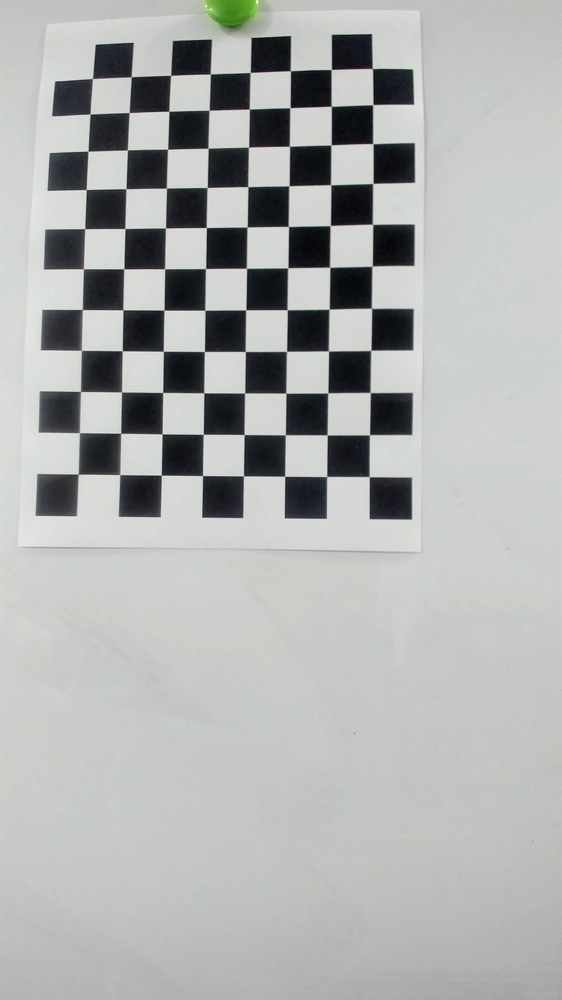
#> input picture img/left/img_1_0.png, 562 x 1000 px, shrunk from 1080 x 1920 before the run, found by its file name; its folder holds only this picture in this run
$ python calibrationTest.py
#> lines starting #> are read from the running program, lines starting #| are printed output that depends on the picture; after the words box and inside, x2 and y2 are one past the last pixel; in counts of white or black regions, pixels touching at a corner belong together; long printed decimals are rounded
import os
import cv2 as cv
import numpy as np


CORNER_SHAPE = (11, 8)
SIZE_PER_GRID = 0.02

def calibrationSingle(imgDir, configFile):
    width, height = CORNER_SHAPE
    cornerPointInt = np.zeros((width * height, 3), np.float32)
    cornerPointInt[:,:2] = np.mgrid[0:width, 0:height].T.reshape(-1, 2)
    cornerWorld = cornerPointInt * SIZE_PER_GRID

    objPoints = []
    imgPoints = []
    images = os.listdir(imgDir)
    for imgName in images:
        img = cv.imread(imgDir + '/' + imgName)
        imgGray = cv.cvtColor(img, cv.COLOR_BGR2GRAY)
        ret, cornerPointImage = cv.findChessboardCorners(imgGray, (width, height), None)
        if ret:
            objPoints.append(cornerWorld)
            imgPoints.append(cornerPointImage)
            cv.drawChessboardCorners(img, (width, height), cornerPointImage, ret)
            cv.imshow('Corners', img)
            cv.waitKey(1)
    cv.destroyAllWindows()

    ret, matInter, coeDis, vRot, vTrans = cv.calibrateCamera(objPoints, imgPoints, imgGray.shape[::-1], None, None)
    with open(configFile, 'w') as f:
        print(ret, file=f)
        print(matInter, file=f)
        print(coeDis, file=f)
        print(vRot, file=f)
        print(vTrans, file=f)
    total_error = 0
    for i in range(len(objPoints)):
        imgPointsRepo, _ = cv.projectPoints(objPoints[i], vRot[i], vTrans[i], matInter, coeDis)
        error = cv.norm(imgPoints[i], imgPointsRepo, cv.NORM_L2) / len(imgPointsRepo)
        total_error += error
    print('Average error of repro:', total_error / len(objPoints))
    return ret, matInter, coeDis, vRot, vTrans

def deDistortion(imgDir, saveDir, matInter, coeDis):
    images = os.listdir(imgDir)
    for imgName in images:
        img = cv.imread(imgDir + '/' + imgName)
        width, height = img.shape[:2]
        imgNew, roi = cv.getOptimalNewCameraMatrix(matInter, coeDis, (width, height), 0, (width, height))
        dst = cv.undistort(img, matInter, coeDis, None, imgNew)
        x, y, width, height = roi
        dst = dst[y:y + height, x:x + width]
        cv.imwrite(saveDir + os.sep + imgName, dst)
    print('Successfully Save')

if __name__ == '__main__':
    # left
    imgDir = "./img/left"
    ret_1, matInter_1, coeDis_1, vRot_1, vTrans_1 = calibrationSingle(imgDir, "./config/left.txt")
#> in calibrationSingle, img is the input picture: shape (1000, 562, 3); mean B, G, R 174.2, 176.3, 174.1
#> in calibrationSingle, `ret, cornerPointImage = cv.findChessboardCorners(imgGray, (width, heig..`: ret = True; cornerPointImage = 88 rows, first 8: [78.24, 474.2], [79.03, 433.1], [80.79, 392], [81.07, 350.1], [82.41, 310.1], [82.92, 269.3], [85.02, 228.9], [85.81, 189.8]
#> in calibrationSingle, `cv.drawChessboardCorners(img, (width, height), cornerPointImage, ret)`:
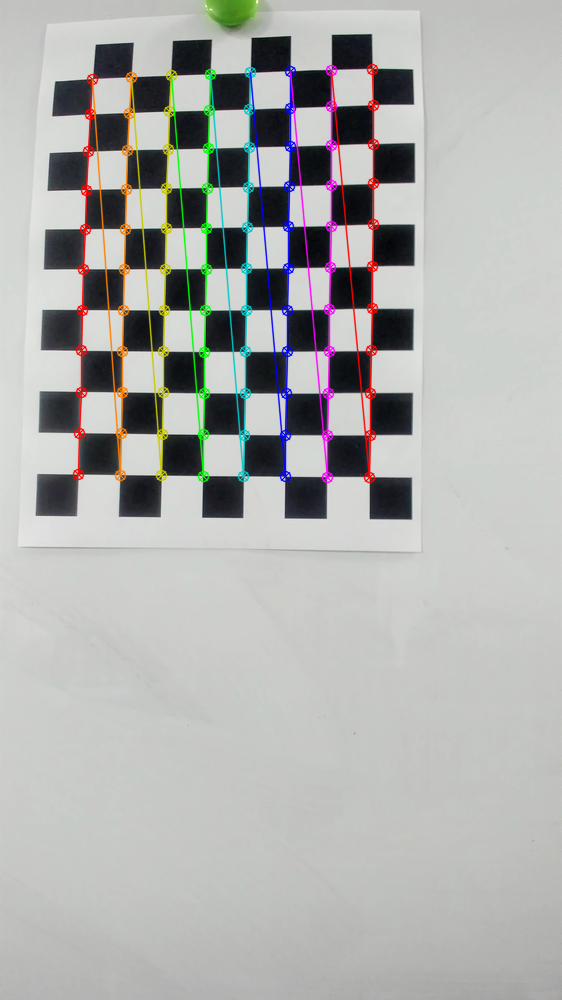
#> img: shape (1000, 562, 3); 4.4% of pixels changed, all inside (x1, y1, x2, y2) = (72, 63, 380, 484)
#> in calibrationSingle, `ret, matInter, coeDis, vRot, vTrans = cv.calibrateCamera(objPoints, im..`: ret = 0.386; matInter = [[210.3, 0, 265.7], [0, 212.4, 537.5], [0, 0, 1]]; coeDis = [[0.0316, -0.00651, 0.00179, 0.000348, 0.000357]]; vRot = ([-0.0399, -0.00662, -1.56],); vTrans = ([-0.0907, -0.0305, 0.104],)
#> the loop in calibrationSingle, `for i in range(len(objPoints)):` made 1 pass
#> (error, total_error) on pass 1: (0.0411, 0.0411)
#> after the loop in calibrationSingle, `for i in range(len(objPoints)):`: total_error = 0.0411
#| Average error of repro: 0.04114
#> ret_1 = 0.386; matInter_1 = [[210.3, 0, 265.7], [0, 212.4, 537.5], [0, 0, 1]]; coeDis_1 = [[0.0316, -0.00651, 0.00179, 0.000348, 0.000357]]; vRot_1 = ([-0.0399, -0.00662, -1.56],); vTrans_1 = ([-0.0907, -0.0305, 0.104],)
    saveDir = "./imgSave/left"
    if (not os.path.exists(saveDir)):
        os.makedirs(saveDir)
    deDistortion(imgDir, saveDir, matInter_1, coeDis_1)
#> in deDistortion, `imgNew, roi = cv.getOptimalNewCameraMatrix(matInter, coeDis, (width, h..`: imgNew = [[287.7, 0, 349.7], [0, 320.7, 533.1], [0, 0, 1]]; roi = (0, 0, 999, 561)
#> in deDistortion, `dst = cv.undistort(img, matInter, coeDis, None, imgNew)`:
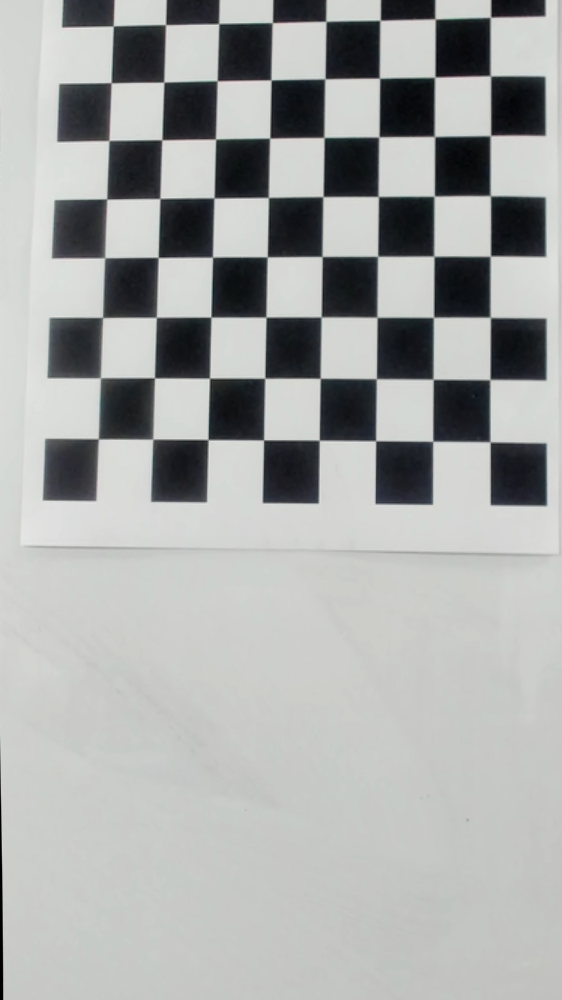
#> dst: shape (1000, 562, 3); mean B, G, R 167.8, 169.3, 167.1
#> in deDistortion, `x, y, width, height = roi`: x = 0; width = 999; height = 561
#> in deDistortion, `dst = dst[y:y + height, x:x + width]`:
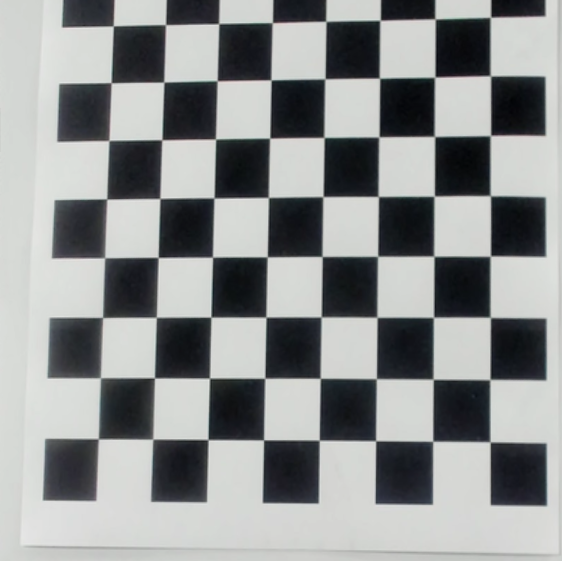
#> dst: shape (561, 562, 3); mean B, G, R 144.2, 144.2, 141.8
    # right
    imgDir = "./img/right"
    ret_2, matInter_2, coeDis_2, vRot_2, vTrans_2 = calibrationSingle(imgDir, "./config/right.txt")
#> (the run stopped early here; a loop or call above may not have finished)

$ run again, on img/left/img_1_12.png
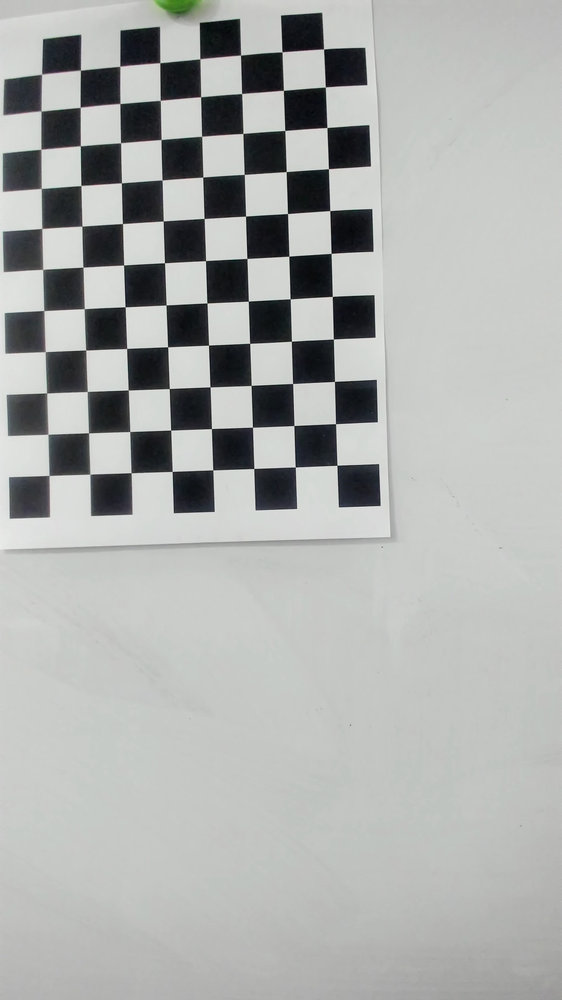
#> input picture img/left/img_1_12.png, 562 x 1000 px, shrunk from 1080 x 1920 before the run, found by its file name
#> in calibrationSingle, img is the input picture: shape (1000, 562, 3); mean B, G, R 172, 174.2, 171.6
#> in calibrationSingle, `ret, cornerPointImage = cv.findChessboardCorners(imgGray, (width, heig..`: ret = True; cornerPointImage = 88 rows, first 8: [49.29, 475.5], [47.86, 434.2], [47.07, 393.3], [45.11, 351.8], [44.11, 310.7], [42.76, 269.3], [41.98, 228.4], [41.37, 188]
#> in calibrationSingle, `cv.drawChessboardCorners(img, (width, height), cornerPointImage, ret)`:
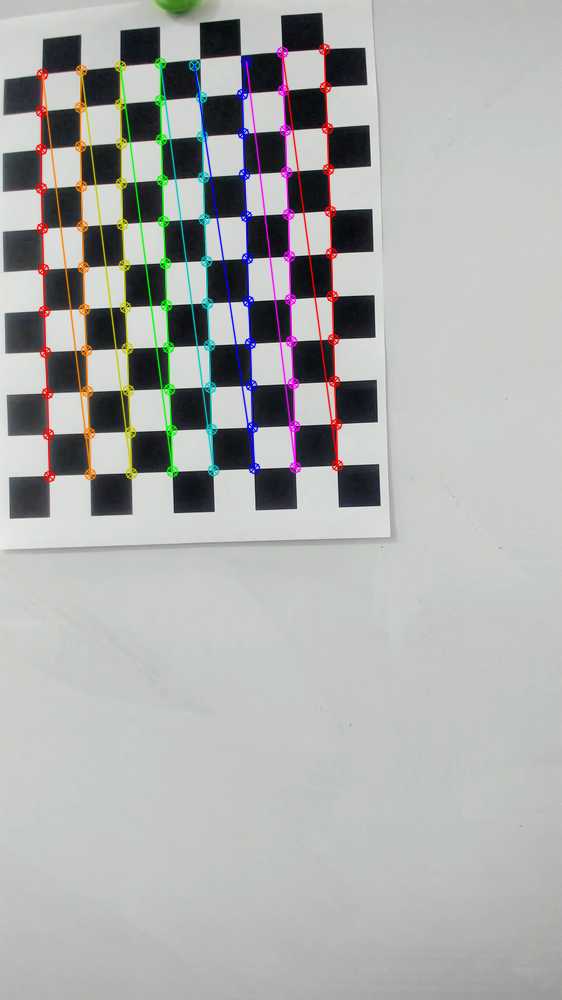
#> img: shape (1000, 562, 3); 4.43% of pixels changed, all inside (x1, y1, x2, y2) = (35, 43, 344, 483)
#> in calibrationSingle, `ret, matInter, coeDis, vRot, vTrans = cv.calibrateCamera(objPoints, im..`: ret = 1.25; matInter = [[755.6, 0, 275.6], [0, 753.7, 578.3], [0, 0, 1]]; coeDis = [[0.219, -0.46, -0.00812, -0.00587, 0.132]]; vRot = ([-0.0989, 0.0313, -1.6],); vTrans = ([-0.11, -0.0502, 0.377],)
#> the loop in calibrationSingle, `for i in range(len(objPoints)):` made 1 pass
#> (error, total_error) on pass 1: (0.133, 0.133)
#> after the loop in calibrationSingle, `for i in range(len(objPoints)):`: total_error = 0.133
#| Average error of repro: 0.1335
#> ret_1 = 1.25; matInter_1 = [[755.6, 0, 275.6], [0, 753.7, 578.3], [0, 0, 1]]; coeDis_1 = [[0.219, -0.46, -0.00812, -0.00587, 0.132]]; vRot_1 = ([-0.0989, 0.0313, -1.6],); vTrans_1 = ([-0.11, -0.0502, 0.377],)
#> imgNew = [[769.9, 0, 269.1], [0, 768.2, 578.6], [0, 0, 1]]; roi = (0, 0, 999, 561)
#> in deDistortion, `x, y, width, height = roi`: x = 0; width = 999; height = 561
#> in deDistortion, `dst = dst[y:y + height, x:x + width]`:
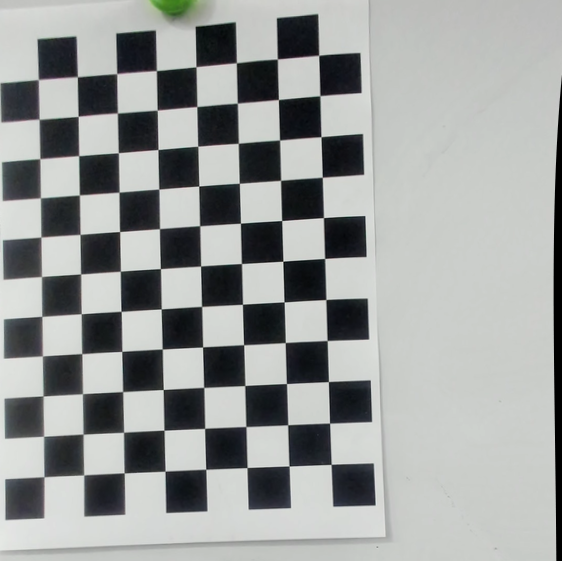
#> dst: shape (561, 562, 3); mean B, G, R 155.6, 157, 154.2
